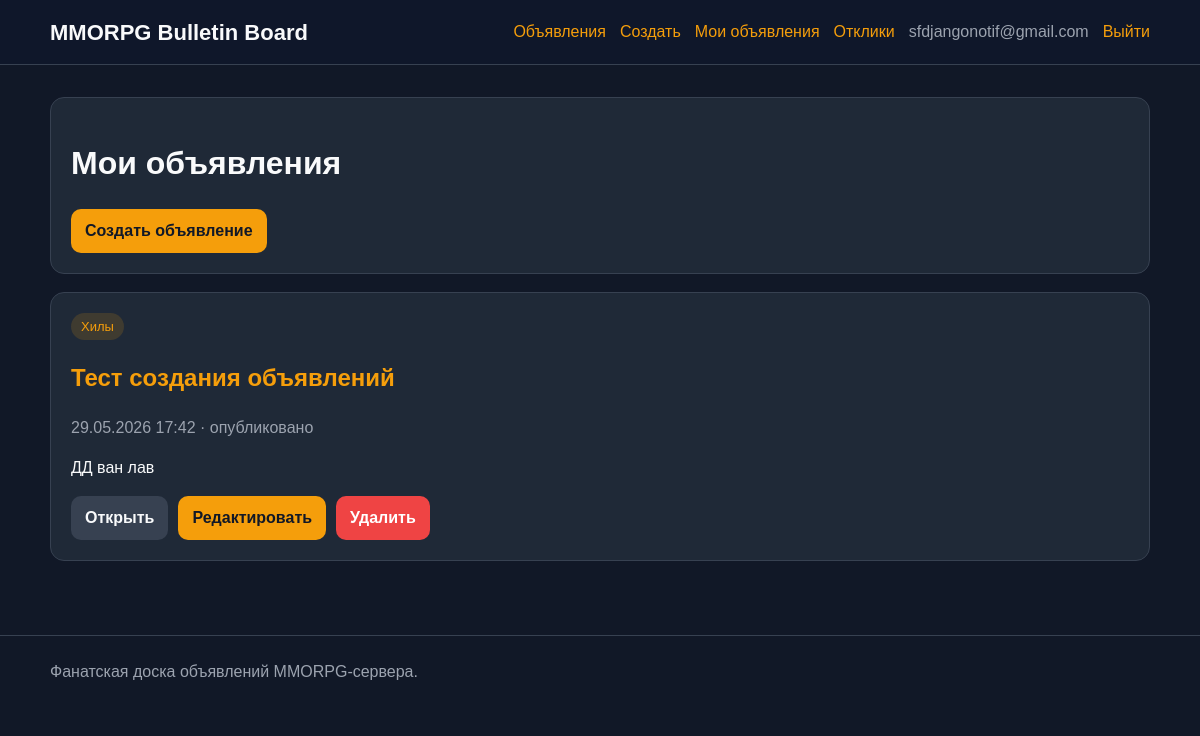
The app's page /ads/my/ (signed in) with its own data.
### board_app/models.py (models this page shows, shortened)
class User(AbstractUser):
    username = models.CharField(max_length=150, unique=True, blank=True)
    email = models.EmailField(_("email address"), unique=True)
    is_active = models.BooleanField(default=False)
    USERNAME_FIELD = "email"
    REQUIRED_FIELDS = []
    objects = UserManager()

class Ad(models.Model):
    class Category(models.TextChoices):
        TANKS = "tanks", "Танки"
        HEALS = "heals", "Хилы"
        DD = "dd", "ДД"
        TRADERS = "traders", "Торговцы"
        GUILDMASTERS = "guildmasters", "Гилдмастеры"
        QUESTGIVERS = "questgivers", "Квестгиверы"
        BLACKSMITHS = "blacksmiths", "Кузнецы"
        LEATHERWORKERS = "leatherworkers", "Кожевники"
        ALCHEMISTS = "alchemists", "Зельевары"
        SPELLMASTERS = "spellmasters", "Мастера заклинаний"
    author = models.ForeignKey(
        settings.AUTH_USER_MODEL,
        on_delete=models.CASCADE,
        related_name="ads",
        verbose_name="Автор",
    )
    category = models.CharField(
        max_length=32,
        choices=Category.choices,
        verbose_name="Категория",
    )
    title = models.CharField(max_length=255, verbose_name="Заголовок")
    content = models.TextField(
        verbose_name="Текст объявления",
        help_text="Здесь может храниться HTML из визуального редактора",
    )
    created_at = models.DateTimeField(auto_now_add=True, verbose_name="Создано")
    updated_at = models.DateTimeField(auto_now=True, verbose_name="Обновлено")
    is_published = models.BooleanField(default=True, verbose_name="Опубликовано")
    slug = models.SlugField(max_length=255, unique=True, blank=True)
    class Meta:
        verbose_name = "Объявление"
        ordering = ("-created_at",)
        indexes = [
            models.Index(fields=["category"]),
            models.Index(fields=["created_at"]),
        ]

### board_app/views.py (the view)
# urls.py: path("ads/my/", MyAdsView.as_view(), name="my_ads"),
class MyAdsView(LoginRequiredMixin, ListView):
    model = Ad
    template_name = "board_app/my_ads.html"
    context_object_name = "ads"
    paginate_by = 10
    def get_queryset(self):
        return (
            Ad.objects
            .filter(author=self.request.user)
            .order_by("-created_at")
        )

### board_app/templates/board_app/my_ads.html (shortened to what this page needs)
{% extends "board_app/base.html" %}
{% block content %}
<div class="card">
    <h1>Мои объявления</h1>
    <div class="actions">
        <a class="button" href="{% url 'board_app:ad_create' %}">
            Создать объявление
        </a>
    </div>
</div>
{% if ads %}
    {% for ad in ads %}
        <article class="card">
            <span class="badge">{{ ad.get_category_display }}</span>
            <h2>
                <a href="{% url 'board_app:ad_detail' ad.slug %}">
                    {{ ad.title }}
                </a>
            </h2>
            <p class="muted">
                {{ ad.created_at|date:"d.m.Y H:i" }}
                · {% if ad.is_published %}опубликовано{% else %}черновик{% endif %}
            </p>
            <p>{{ ad.content|striptags|truncatechars:220 }}</p>
            <div class="actions">
                <a class="button secondary" href="{% url 'board_app:ad_detail' ad.slug %}">
                    Открыть
                </a>
                <a class="button" href="{% url 'board_app:ad_update' ad.slug %}">
                    Редактировать
                </a>
                <a class="button danger" href="{% url 'board_app:ad_delete' ad.slug %}">
                    Удалить
                </a>
            </div>
        </article>
    {% endfor %}
{% else %}
    <div class="card">
        <p>У вас пока нет объявлений.</p>
    </div>
{% endif %}
{% endblock %}

### board_app/templates/board_app/base.html (shortened to what this page needs)
<!doctype html>
<html lang="ru">
<head>
</head>
<body>
<header class="header">
    <div class="container nav">
        <a class="brand" href="{% url 'board_app:ad_list' %}">MMORPG Bulletin Board</a>
        <nav class="nav-links">
            <a href="{% url 'board_app:ad_list' %}">Объявления</a>
            {% if user.is_authenticated %}
                <a href="{% url 'board_app:ad_create' %}">Создать</a>
                <a href="{% url 'board_app:my_ads' %}">Мои объявления</a>
                <a href="{% url 'board_app:my_responses' %}">Отклики</a>
                <span class="muted">{{ user.email }}</span>
                <a href="{% url 'logout' %}">Выйти</a>
            {% else %}
                <a href="{% url 'board_app:register' %}">Регистрация</a>
                <a href="{% url 'login' %}">Войти</a>
            {% endif %}
        </nav>
    </div>
</header>
<main class="main">
    <div class="container">
        {% block content %}{% endblock %}
    </div>
</main>
<footer class="footer">
    <div class="container">
        Фанатская доска объявлений MMORPG-сервера.
    </div>
</footer>
</body>
</html>

### board_app/templates/board_app/base.html (style rules this page uses)
:root { --bg: #111827; --card: #1f2937; --muted: #9ca3af; --text: #f9fafb; --accent: #f59e0b; --accent-dark: #d97706; --danger: #ef4444; --success: #22c55e; --border: #374151; }
* { box-sizing: border-box; }
body { margin: 0; font-family: Arial, sans-serif; background: var(--bg); color: var(--text); line-height: 1.5; }
a { color: var(--accent); text-decoration: none; }
.container { width: min(1100px, calc(100% - 32px)); margin: 0 auto; }
.header { border-bottom: 1px solid var(--border); background: #0f172a; }
.nav { min-height: 64px; display: flex; align-items: center; justify-content: space-between; gap: 24px; flex-wrap: wrap; }
.brand { font-size: 22px; font-weight: 700; color: var(--text); }
.nav-links { display: flex; align-items: center; gap: 14px; flex-wrap: wrap; }
.main { padding: 32px 0 56px; }
.card { background: var(--card); border: 1px solid var(--border); border-radius: 14px; padding: 20px; margin-bottom: 18px; }
.muted { color: var(--muted); }
.badge { display: inline-block; padding: 4px 10px; border-radius: 999px; background: rgba(245, 158, 11, .15); color: var(--accent); font-size: 13px; }
.button, button, input[type="submit"] { display: inline-block; border: 0; border-radius: 10px; padding: 10px 14px; background: var(--accent); color: #111827; font-weight: 700; cursor: pointer; text-decoration: none; }
.button.secondary { background: var(--border); color: var(--text); }
.button.danger, button.danger { background: var(--danger); color: #fff; }
.actions { display: flex; gap: 10px; flex-wrap: wrap; align-items: center; margin-top: 14px; }
.footer { padding: 24px 0; border-top: 1px solid var(--border); color: var(--muted); }

### records on screen
User: email "sfdjangonotif@gmail.com"
Ad: category "Хилы", title "Тест создания объявлений", created_at "29.05.2026 17:42", is_published "опубликовано", content "ДД ван лав"
